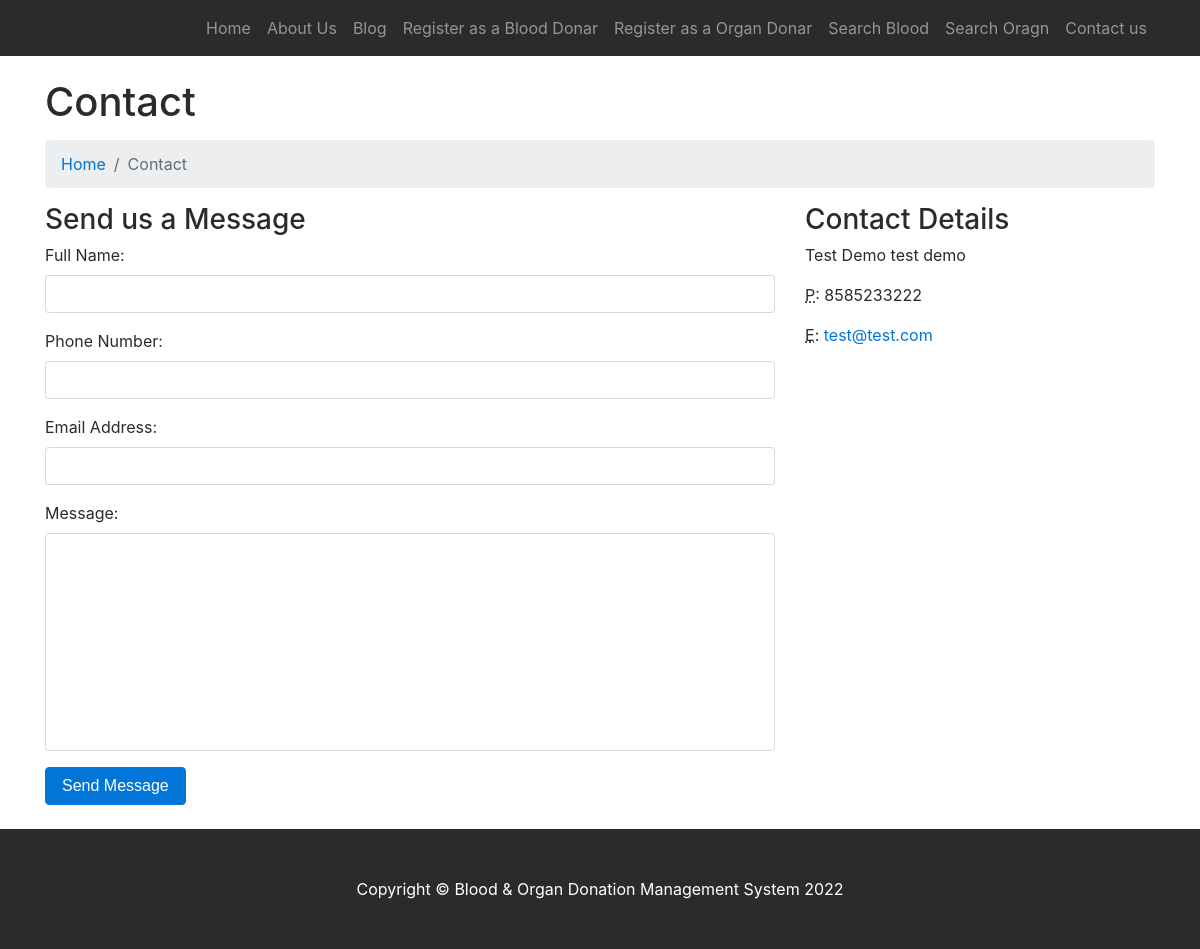
The page /contact.php on the database its author committed.
### tables this page shows
CREATE TABLE IF NOT EXISTS `tblcontactusinfo` (
  `id` int(11) NOT NULL,
  `Address` tinytext,
  `EmailId` varchar(255) DEFAULT NULL,
  `ContactNo` char(11) DEFAULT NULL
);

### contact.php (the view, shortened to what this page needs)
<?php
include('includes/config.php');
?>
<!DOCTYPE html>
<html lang="en">
<head>
    <link href="vendor/bootstrap/css/bootstrap.min.css" rel="stylesheet">
    <link href="vendor/font-awesome/css/font-awesome.min.css" rel="stylesheet" type="text/css">
    <link href="css/modern-business.css" rel="stylesheet">
</head>
<body>
    <?php include('includes/header.php');?>
    <div class="container">
        <h1 class="mt-4 mb-3">Contact</h1>
        <ol class="breadcrumb">
            <li class="breadcrumb-item">
                <a href="index.php">Home</a>
            </li>
            <li class="breadcrumb-item active">Contact</li>
        </ol>
        <div class="row">
              <div class="col-lg-8 mb-4">
                <h3>Send us a Message</h3>
                <form name="sentMessage"  method="post">
                    <div class="control-group form-group">
                        <div class="controls">
                            <label>Full Name:</label>
                            <input type="text" class="form-control" id="name" name="fullname" required data-validation-required-message="Please enter your name.">
                        </div>
                    </div>
                    <div class="control-group form-group">
                        <div class="controls">
                            <label>Phone Number:</label>
                            <input type="tel" class="form-control" id="phone" name="contactno"  required data-validation-required-message="Please enter your phone number.">
                        </div>
                    </div>
                    <div class="control-group form-group">
                        <div class="controls">
                            <label>Email Address:</label>
                            <input type="email" class="form-control" id="email" name="email" required data-validation-required-message="Please enter your email address.">
                        </div>
                    </div>
                    <div class="control-group form-group">
                        <div class="controls">
                            <label>Message:</label>
                            <textarea rows="10" cols="100" class="form-control" id="message" name="message" required data-validation-required-message="Please enter your message" maxlength="999" style="resize:none"></textarea>
                        </div>
                    </div>
                    <button type="submit" name="send"  class="btn btn-primary">Send Message</button>
                </form>
            </div>
                    <?php
$pagetype=$_GET['type'];
$sql = "SELECT Address,EmailId,ContactNo from tblcontactusinfo";
$query = $dbh -> prepare($sql);
$query->bindParam(':pagetype',$pagetype,PDO::PARAM_STR);
$query->execute();
$results=$query->fetchAll(PDO::FETCH_OBJ);
if($query->rowCount() > 0)
{
foreach($results as $result)
{ ?>
            <div class="col-lg-4 mb-4">
                <h3>Contact Details</h3>
                <p>
                   <?php   echo htmlentities($result->Address); ?>
                    <br>
                </p>
                <p>
                    <abbr title="Phone">P</abbr>: <?php   echo htmlentities($result->ContactNo); ?>
                </p>
                <p>
                    <abbr title="Email">E</abbr>: <a href="mailto:name@example.com"><?php   echo htmlentities($result->EmailId); ?>
                    </a>
                </p>
              <?php }} ?>
            </div>
        </div>
    </div>
<?php include('includes/footer.php');?>
</body>
</html>

### css/modern-business.css (style rules this page uses)
body { padding-top: 54px; }
@media (min-width: 992px) { body { padding-top: 56px; } }

### rows shown on the page
tblcontactusinfo: Address "Test Demo test demo", ContactNo "8585233222", EmailId "test@test.com"
